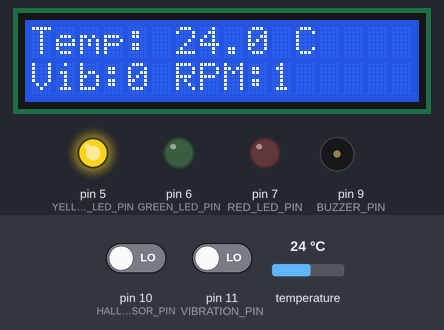
A sketch run on a simulated Arduino Uno, built with avr-gcc and run on an emulated ATmega328P. On the bench: 16×2 character LCD, output pins drawn as LEDs (lit = HIGH), buzzer (waves = sounding, pin HIGH). The inputs (shaded band) are chosen by the test bench; at power-on: pin 11 (VIBRATION_PIN) LOW, temperature 24 °C, pin 10 (HALL_SENSOR_PIN) LOW. What the sketch prints to the serial monitor is not drawn.

Above: at 1.2 s.
1.3 s: pin 11 (VIBRATION_PIN) driven HIGH
At 2.3 s:
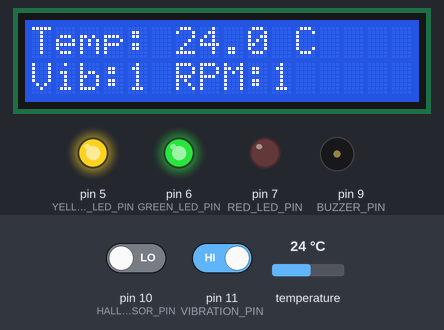
5.0 s: temperature set to 39.5 °C
At 6.2 s:
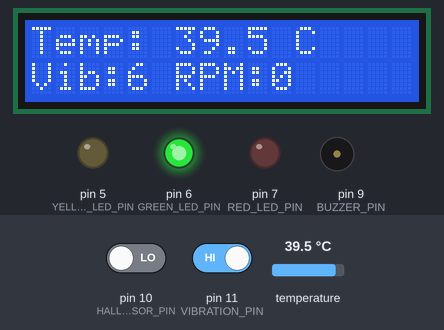
7.9 s: temperature set to 40.4 °C
At 8.6 s:
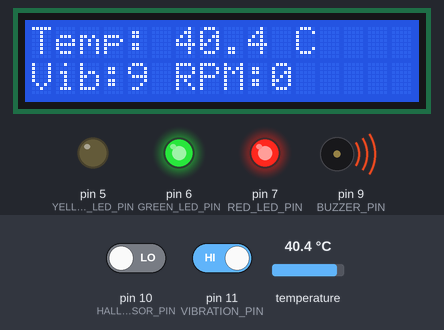
11.6 s: pin 10 (HALL_SENSOR_PIN) driven HIGH
At 15.2 s:
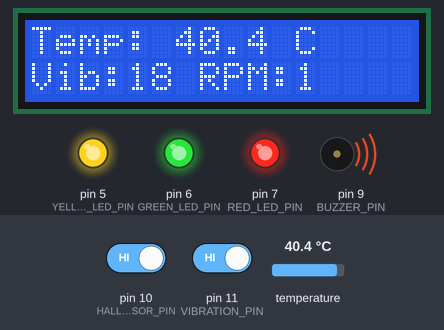
15.3 s: pin 11 (VIBRATION_PIN) driven LOW
At 18.7 s:
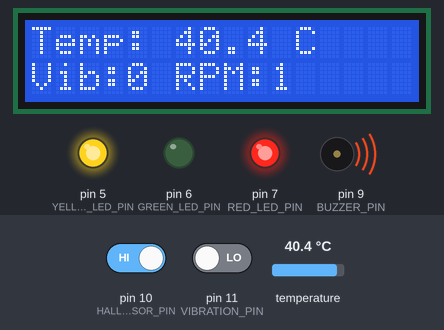
19.0 s: pin 10 (HALL_SENSOR_PIN) driven LOW
At 21.5 s:
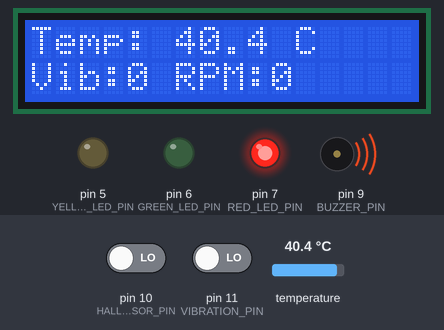
Timing chart, 0 to 23.0 s (numbered marks = the images above; inputs shaded):
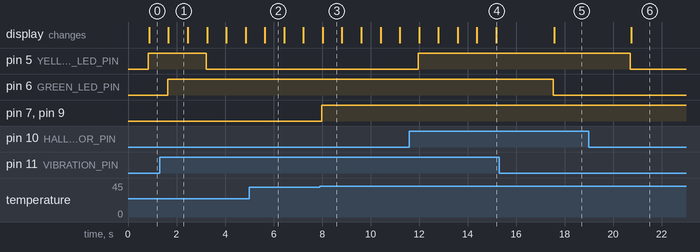

The sketch:

System.ino
```cpp
#include <OneWire.h>
#include <DallasTemperature.h>
#include <Wire.h>
#include <LiquidCrystal_I2C.h>

#define ONE_WIRE_BUS 8
#define VIBRATION_PIN 11
#define BUZZER_PIN 9
#define HALL_SENSOR_PIN 10

#define RED_LED_PIN 7
#define GREEN_LED_PIN 6
#define YELLOW_LED_PIN 5

OneWire oneWire(ONE_WIRE_BUS);
DallasTemperature sensors(&oneWire);
LiquidCrystal_I2C lcd(0x27, 16, 2);

volatile int vibrationCount = 0;
int currentState = LOW;

unsigned long lastHallHighMillis = 0;
unsigned long lastVibHighMillis = 0;
unsigned long previousMillis = 0;
const unsigned long interval = 25;

void setup() {
  sensors.begin();
  sensors.setResolution(12);
  Serial.begin(9600);

  pinMode(VIBRATION_PIN, INPUT);
  pinMode(BUZZER_PIN, OUTPUT);
  pinMode(HALL_SENSOR_PIN, INPUT);

  pinMode(RED_LED_PIN, OUTPUT);
  pinMode(GREEN_LED_PIN, OUTPUT);
  pinMode(YELLOW_LED_PIN, OUTPUT);

  lcd.init();
  lcd.backlight();
}

void loop() {
  unsigned long currentMillis = millis();

  if (currentMillis - previousMillis >= interval) {
    previousMillis = currentMillis;

    sensors.requestTemperatures();
    float temperature = sensors.getTempCByIndex(0);

    if (temperature > 40) {
      digitalWrite(BUZZER_PIN, HIGH);
      digitalWrite(RED_LED_PIN, HIGH);
    } else {
      digitalWrite(BUZZER_PIN, LOW);
      digitalWrite(RED_LED_PIN, LOW);
    }

    currentState = digitalRead(VIBRATION_PIN);

    if (currentState == HIGH) {
      vibrationCount++;
      lastVibHighMillis = currentMillis;
      digitalWrite(GREEN_LED_PIN, HIGH);
    } else if (currentMillis - lastVibHighMillis > 2000) {
      vibrationCount = 0;
      digitalWrite(GREEN_LED_PIN, LOW);
    }

    int hallReading = digitalRead(HALL_SENSOR_PIN);
    int rpm = 0;

    if (hallReading == HIGH) {
      lastHallHighMillis = currentMillis;
    }

    if (currentMillis - lastHallHighMillis < 2000) {
      rpm++;
      digitalWrite(YELLOW_LED_PIN, HIGH);
    } else {
      rpm = 0;
      digitalWrite(YELLOW_LED_PIN, LOW);
    }

   Serial.print(temperature);  Serial.print(",");
   Serial.print(vibrationCount);  Serial.print(",");
   Serial.print(rpm);

    lcd.setCursor(0, 0);
    lcd.print("Temp: "); lcd.print(temperature, 1); lcd.print(" C    ");

    lcd.setCursor(0, 1);
    lcd.print("Vib:"); lcd.print(vibrationCount); lcd.print(" RPM:"); lcd.print(rpm);
    lcd.print("   ");
  }
}
```

Measured:
- the behaviour switches between 40 and 40.1 °C on temperature (found by bisection; images 2 and 3)
- after the input at 1.3 s, pin 6 (GREEN_LED_PIN): LOW → HIGH after 0.34 s; the display: changes after 0.37 s (image 1)
- after the input at 7.9 s, pin 7 (RED_LED_PIN), pin 9 (BUZZER_PIN): LOW → HIGH after 0.09 s
- after the input at 11.6 s, pin 5 (YELLOW_LED_PIN): LOW → HIGH after 0.37 s
- after the input at 15.3 s, pin 6 (GREEN_LED_PIN): HIGH → LOW after 2.2 s
- after the input at 19.0 s, pin 5 (YELLOW_LED_PIN): HIGH → LOW after 1.7 s; the display: changes after 1.7 s (image 6)
- what the display in image 1 shows lasts 0.8 s, from 1.7 s to 2.5 s
